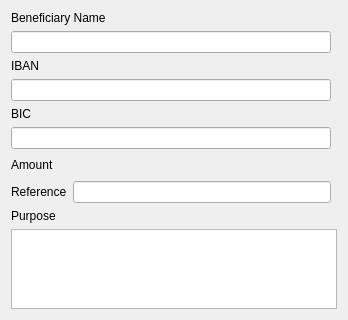
<?xml version="1.0" encoding="UTF-8"?>
<ui version="4.0">
 <class>sepaCreditTransferEdit</class>
 <widget class="QWidget" name="sepaCreditTransferEdit">
  <property name="geometry">
   <rect>
    <x>0</x>
    <y>0</y>
    <width>348</width>
    <height>320</height>
   </rect>
  </property>
  <property name="windowTitle">
   <string>Form</string>
  </property>
  <layout class="QGridLayout" name="gridLayout">
   <item row="3" column="2">
    <widget class="KLed" name="statusIban">
     <property name="state">
      <enum>KLed::On</enum>
     </property>
     <property name="color">
      <color>
       <red>255</red>
       <green>0</green>
       <blue>0</blue>
      </color>
     </property>
    </widget>
   </item>
   <item row="3" column="0" colspan="2">
    <widget class="KLineEdit" name="beneficiaryAccNum"/>
   </item>
   <item row="6" column="0" colspan="2">
    <layout class="QHBoxLayout" name="horizontalLayout">
     <item>
      <widget class="QLabel" name="label_7">
       <property name="text">
        <string>Amount</string>
       </property>
      </widget>
     </item>
     <item>
      <spacer name="horizontalSpacer_2">
       <property name="orientation">
        <enum>Qt::Horizontal</enum>
       </property>
       <property name="sizeHint" stdset="0">
        <size>
         <width>40</width>
         <height>20</height>
        </size>
       </property>
      </spacer>
     </item>
     <item>
      <widget class="kMyMoneyEdit" name="value">
       <property name="minimumSize">
        <size>
         <width>100</width>
         <height>0</height>
        </size>
       </property>
       <property name="resetButtonVisibility" stdset="0">
        <bool>false</bool>
       </property>
      </widget>
     </item>
    </layout>
   </item>
   <item row="7" column="1">
    <widget class="KLineEdit" name="sepaReference"/>
   </item>
   <item row="7" column="2">
    <widget class="KLed" name="statusReference">
     <property name="state">
      <enum>KLed::On</enum>
     </property>
     <property name="color">
      <color>
       <red>255</red>
       <green>0</green>
       <blue>0</blue>
      </color>
     </property>
    </widget>
   </item>
   <item row="8" column="0">
    <widget class="QLabel" name="label_4">
     <property name="text">
      <string>Purpose</string>
     </property>
     <property name="buddy">
      <cstring>purpose</cstring>
     </property>
    </widget>
   </item>
   <item row="6" column="2">
    <widget class="KLed" name="statusAmount">
     <property name="state">
      <enum>KLed::On</enum>
     </property>
     <property name="color">
      <color>
       <red>255</red>
       <green>0</green>
       <blue>0</blue>
      </color>
     </property>
    </widget>
   </item>
   <item row="2" column="0">
    <widget class="QLabel" name="label_iban">
     <property name="text">
      <string>IBAN</string>
     </property>
     <property name="buddy">
      <cstring>beneficiaryAccNum</cstring>
     </property>
    </widget>
   </item>
   <item row="5" column="2">
    <widget class="KLed" name="statusBic">
     <property name="state">
      <enum>KLed::On</enum>
     </property>
     <property name="color">
      <color>
       <red>255</red>
       <green>0</green>
       <blue>0</blue>
      </color>
     </property>
    </widget>
   </item>
   <item row="5" column="0" colspan="2">
    <widget class="KLineEdit" name="beneficiaryBankCode"/>
   </item>
   <item row="7" column="0">
    <widget class="QLabel" name="label">
     <property name="text">
      <string>Reference</string>
     </property>
     <property name="buddy">
      <cstring>sepaReference</cstring>
     </property>
    </widget>
   </item>
   <item row="8" column="2">
    <widget class="KLed" name="statusPurpose">
     <property name="state">
      <enum>KLed::On</enum>
     </property>
     <property name="color">
      <color>
       <red>255</red>
       <green>0</green>
       <blue>0</blue>
      </color>
     </property>
    </widget>
   </item>
   <item row="9" column="0" colspan="3">
    <widget class="KMyMoneyTextEdit" name="purpose">
     <property name="sizePolicy">
      <sizepolicy hsizetype="Expanding" vsizetype="Expanding">
       <horstretch>0</horstretch>
       <verstretch>0</verstretch>
      </sizepolicy>
     </property>
     <property name="minimumSize">
      <size>
       <width>70</width>
       <height>30</height>
      </size>
     </property>
     <property name="tabChangesFocus">
      <bool>true</bool>
     </property>
     <property name="lineWrapMode">
      <enum>QTextEdit::FixedColumnWidth</enum>
     </property>
     <property name="lineWrapColumnOrWidth">
      <number>27</number>
     </property>
     <property name="acceptRichText">
      <bool>false</bool>
     </property>
    </widget>
   </item>
   <item row="1" column="0" colspan="2">
    <widget class="KLineEdit" name="beneficiaryName"/>
   </item>
   <item row="0" column="0" colspan="2">
    <widget class="QLabel" name="label_2">
     <property name="text">
      <string>Beneficiary Name</string>
     </property>
     <property name="buddy">
      <cstring>beneficiaryName</cstring>
     </property>
    </widget>
   </item>
   <item row="1" column="2">
    <widget class="KLed" name="statusBeneficiaryName">
     <property name="state">
      <enum>KLed::On</enum>
     </property>
     <property name="color">
      <color>
       <red>255</red>
       <green>0</green>
       <blue>0</blue>
      </color>
     </property>
    </widget>
   </item>
   <item row="4" column="0">
    <widget class="QLabel" name="label_bic">
     <property name="text">
      <string>BIC</string>
     </property>
     <property name="buddy">
      <cstring>beneficiaryBankCode</cstring>
     </property>
    </widget>
   </item>
  </layout>
  <zorder>label</zorder>
  <zorder>sepaReference</zorder>
  <zorder>purpose</zorder>
  <zorder>label_4</zorder>
  <zorder>label_2</zorder>
  <zorder>beneficiaryName</zorder>
  <zorder>beneficiaryAccNum</zorder>
  <zorder>label_bic</zorder>
  <zorder>label_iban</zorder>
  <zorder>beneficiaryBankCode</zorder>
  <zorder>statusPurpose</zorder>
  <zorder>statusReference</zorder>
  <zorder>statusAmount</zorder>
  <zorder>statusBic</zorder>
  <zorder>statusIban</zorder>
  <zorder>statusBeneficiaryName</zorder>
 </widget>
 <customwidgets>
  <customwidget>
   <class>kMyMoneyEdit</class>
   <extends>QFrame</extends>
   <header>kmymoneyedit.h</header>
   <container>1</container>
  </customwidget>
  <customwidget>
   <class>KLineEdit</class>
   <extends>QLineEdit</extends>
   <header>klineedit.h</header>
  </customwidget>
  <customwidget>
   <class>KLed</class>
   <extends>QWidget</extends>
   <header>kled.h</header>
  </customwidget>
  <customwidget>
   <class>KMyMoneyTextEdit</class>
   <extends>QTextEdit</extends>
   <header>kmymoneytextedit.h</header>
  </customwidget>
 </customwidgets>
 <tabstops>
  <tabstop>beneficiaryName</tabstop>
  <tabstop>beneficiaryAccNum</tabstop>
  <tabstop>beneficiaryBankCode</tabstop>
  <tabstop>sepaReference</tabstop>
  <tabstop>purpose</tabstop>
 </tabstops>
 <resources/>
 <connections/>
</ui>
